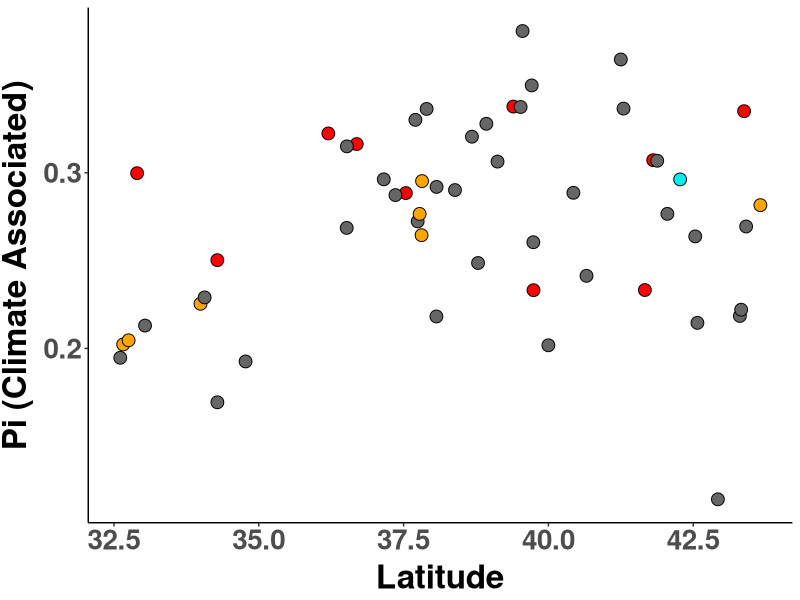
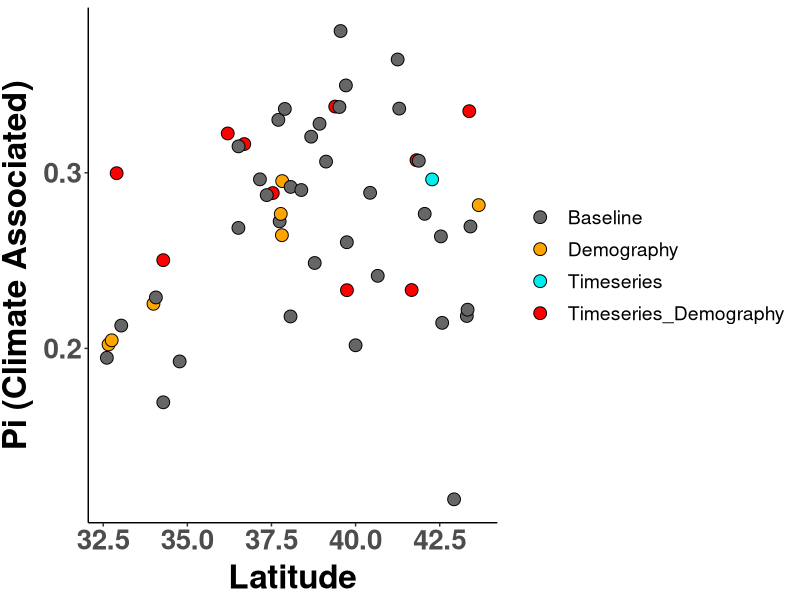
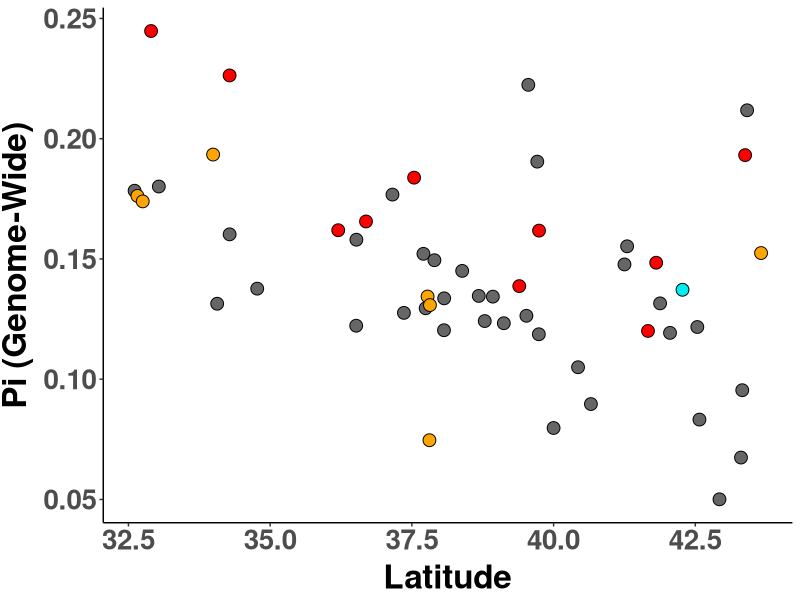
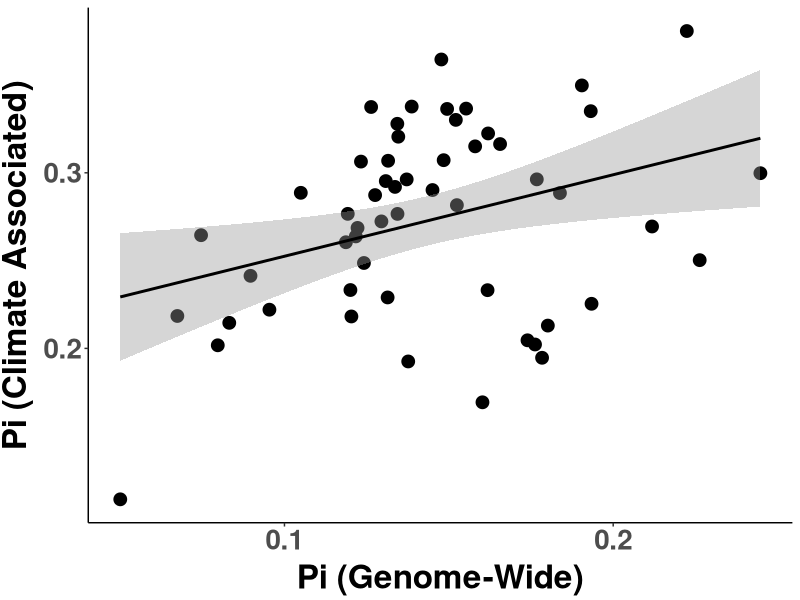
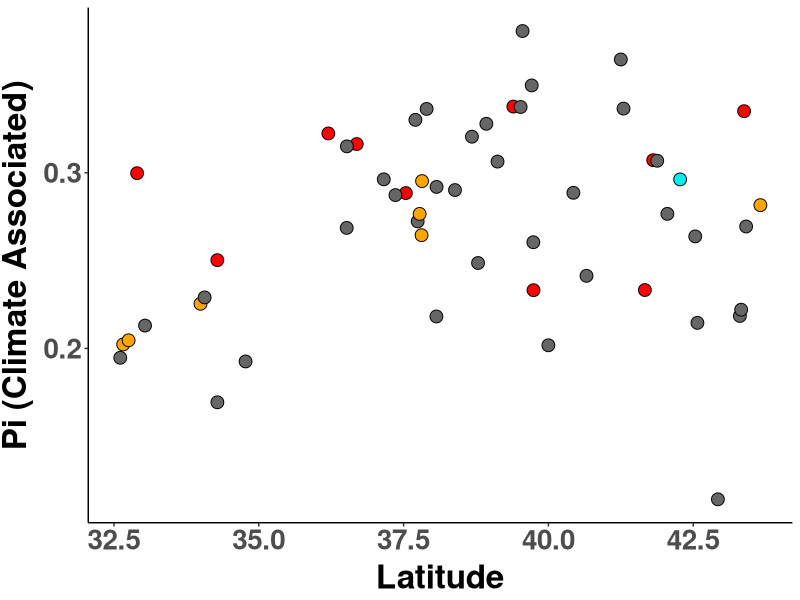
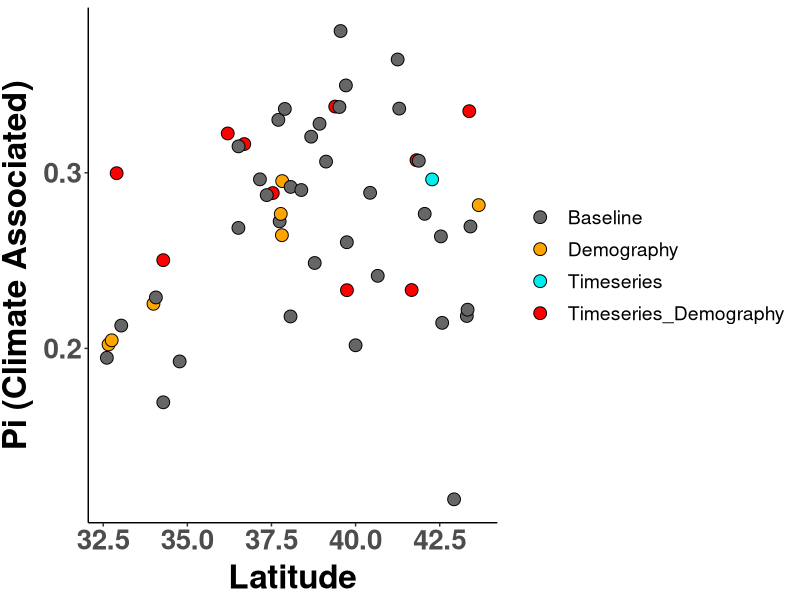
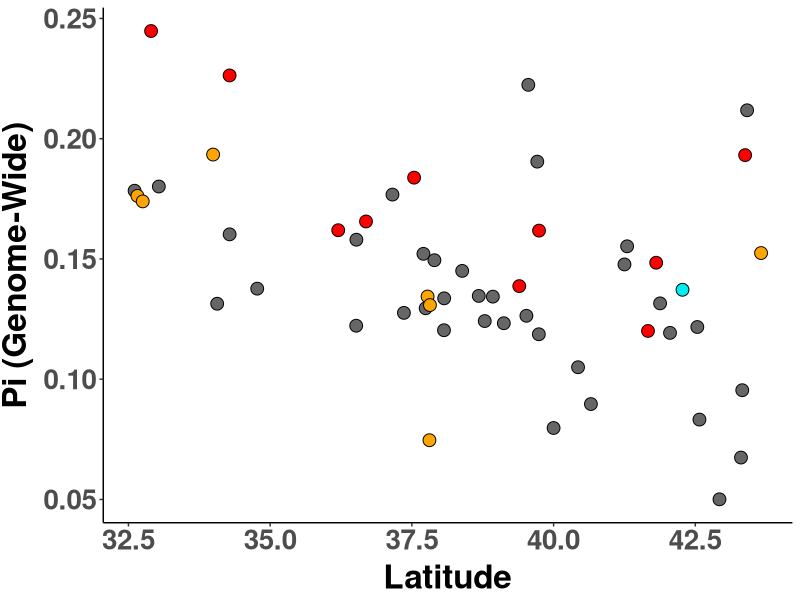
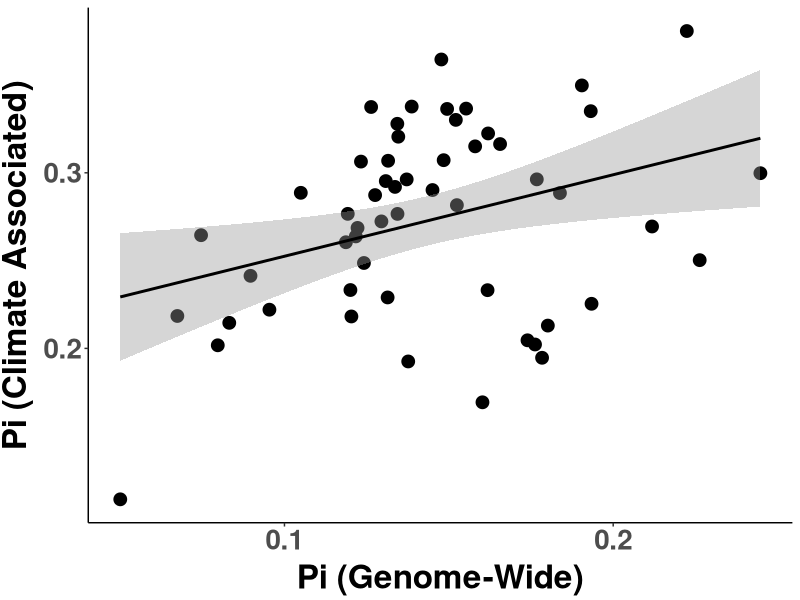

Source code (R) for these figures, in order:
##################################################################################
## Pi Latitude Plots
## Author Daniel Anstett
## 
## 
## Last Modified Jan 20, 2023
###################################################################################
#Library install and import
library(tidyverse) 
library(car)
library(ggrepel)
library(RColorBrewer)
library(cowplot)

###################################################################################
#Import data & Prepare data frame
#Baseline & Timeseries
all_pop <- read_csv("data/genomic_data/Baseline_Timeseries_pops_final2.csv")%>% filter(Paper_ID<56) %>% filter(Paper_ID!=12)

all_pop <- all_pop %>% mutate()

#Pi
pi_df <- read_csv("data/genomic_data/baseline_pi.csv")
#mean(pi_df$pi_all_snps)
pi_all_pop <-left_join(all_pop,pi_df,by=c("Paper_ID"="Site"))
###################################################################################

#stats
lm1 <- lm(pi_snp_set~Lat,data=pi_all_pop)
summary(lm1)
Anova(lm1,type="III")

lm2 <- lm(pi_snp_set~poly(Lat,2),data=pi_all_pop)
summary(lm2)
Anova(lm2,type="III")

lm3 <- lm(pi_all_snps~Lat,data=pi_all_pop)
summary(lm3)
Anova(lm3,type="III")

lm4 <- lm(pi_snp_set~pi_all_snps,data=pi_all_pop)
summary(lm4)
Anova(lm4,type="III")






###########################################################################################################
#Make Latitude-pi graphs

# N-S color gradient

color.list <- c("Baseline"="grey40","Timeseries_Demography"="red","Timeseries"="cyan2","Demography"="orange")



#Pi  
ggplot(pi_all_pop, aes(x=Lat, y=pi_snp_set,fill=Type)) + 
  #geom_point(aes(fill=as.factor(round(Lat, 1))),shape=21,size =6)+
  geom_point(aes(x=Lat,y=pi_snp_set),shape=21,size =4)+
  #stat_smooth(method=lm,color="black",formula = y ~ x+I(x^2))+
  scale_y_continuous(name="Pi (Climate Associated)")+
  scale_x_continuous(name="Latitude")+
  #,breaks=c(0.025,0.03,0.035,0.04,0.045))+
  scale_fill_manual(values=color.list) +
  theme_classic() + theme(
    axis.text.x = element_text(size=20, face="bold"),
    axis.text.y = element_text(size=20,face="bold"),
    axis.title.x = element_text(color="black", size=24, vjust = 0.5, face="bold"),
    axis.title.y = element_text(color="black", size=24,vjust = 1.7, face="bold",hjust=0.5),
    legend.title = element_blank(),legend.position="none",
    legend.text = element_text(size = 14),  # Increase the size of the legend text
    legend.key.size = unit(2, "lines"),  # Increase the size of the legend dots
    legend.key.height = unit(1.6, "lines") #Reduce height
  )
ggsave("Graphs/Pi_latitude/1_lat_pi_snp_set.pdf",width=6, height = 5.5, units = "in")


#Pi  
ggplot(pi_all_pop, aes(x=Lat, y=pi_snp_set,fill=Type)) + 
  #geom_point(aes(fill=as.factor(round(Lat, 1))),shape=21,size =6)+
  geom_point(aes(x=Lat,y=pi_snp_set),shape=21,size =4)+
  #stat_smooth(method=lm,color="black",formula = y ~ x+I(x^2))+
  scale_y_continuous(name="Pi (Climate Associated)")+
  scale_x_continuous(name="Latitude")+
  #,breaks=c(0.025,0.03,0.035,0.04,0.045))+
  scale_fill_manual(values=color.list) +
  theme_classic() + theme(
    axis.text.x = element_text(size=20, face="bold"),
    axis.text.y = element_text(size=20,face="bold"),
    axis.title.x = element_text(color="black", size=24, vjust = 0.5, face="bold"),
    axis.title.y = element_text(color="black", size=24,vjust = 1.7, face="bold",hjust=0.5),
    legend.title = element_blank(),
    legend.text = element_text(size = 14),  # Increase the size of the legend text
    legend.key.size = unit(2, "lines"),  # Increase the size of the legend dots
    legend.key.height = unit(1.6, "lines") #Reduce height
  )
ggsave("Graphs/Pi_latitude/legend.pdf",width=6, height = 5.5, units = "in")



#Median slope vs. lambda.mean.recovery
ggplot(pi_all_pop, aes(x=Lat, y=pi_all_snps,fill=Type)) + 
  #geom_point(aes(fill=as.factor(round(Lat, 1))),shape=21,size =6)+
  geom_point(aes(x=Lat,y=pi_all_snps),shape=21,size =4)+
  #stat_smooth(method =lm,color="black")+
  scale_y_continuous(name="Pi (Genome-Wide)")+
  scale_x_continuous(name="Latitude")+
  #,breaks=c(0.025,0.03,0.035,0.04,0.045))+
  scale_fill_manual(values=color.list) +
  theme_classic() + theme(
    axis.text.x = element_text(size=20, face="bold"),
    axis.text.y = element_text(size=20,face="bold"),
    axis.title.x = element_text(color="black", size=24, vjust = 0.5, face="bold"),
    axis.title.y = element_text(color="black", size=24,vjust = 1.7, face="bold",hjust=0.5),
    legend.title = element_blank(), legend.position="none",
    legend.text = element_text(size = 14),  # Increase the size of the legend text
    legend.key.size = unit(2, "lines"),  # Increase the size of the legend dots
    legend.key.height = unit(1.6, "lines") #Reduce height
  )
ggsave("Graphs/Pi_latitude/2_lat_pi_global.pdf",width=6, height = 5.5, units = "in")




#Adaptive vs neutral Pi
ggplot(pi_all_pop, aes(x=pi_all_snps, y=pi_snp_set)) + 
  #geom_point(aes(fill=as.factor(round(Lat, 1))),shape=21,size =6)+
  geom_point(aes(x=pi_all_snps,y=pi_snp_set),shape=19,size =4)+
  stat_smooth(method =lm,color="black")+
  scale_y_continuous(name="Pi (Climate Associated)", breaks=c(0, 0.1, 0.2, 0.3, 0.4)) +
  scale_x_continuous(name="Pi (Genome-Wide)", breaks=c(0, 0.1, 0.2, 0.3)) +
  scale_fill_manual(values=color.list) +
  theme_classic() + theme(
    axis.text.x = element_text(size=20, face="bold"),
    axis.text.y = element_text(size=20,face="bold"),
    axis.title.x = element_text(color="black", size=24, vjust = 0.5, face="bold"),
    axis.title.y = element_text(color="black", size=24,vjust = 1.7, face="bold",hjust=0.5),
    legend.title = element_blank(),
    legend.text = element_text(size = 14),  # Increase the size of the legend text
    legend.key.size = unit(2, "lines"),  # Increase the size of the legend dots
    legend.key.height = unit(1.6, "lines") #Reduce height
  )
ggsave("Graphs/Pi_latitude/3_pi_vs_pi.pdf",width=7, height = 5.5, units = "in")


